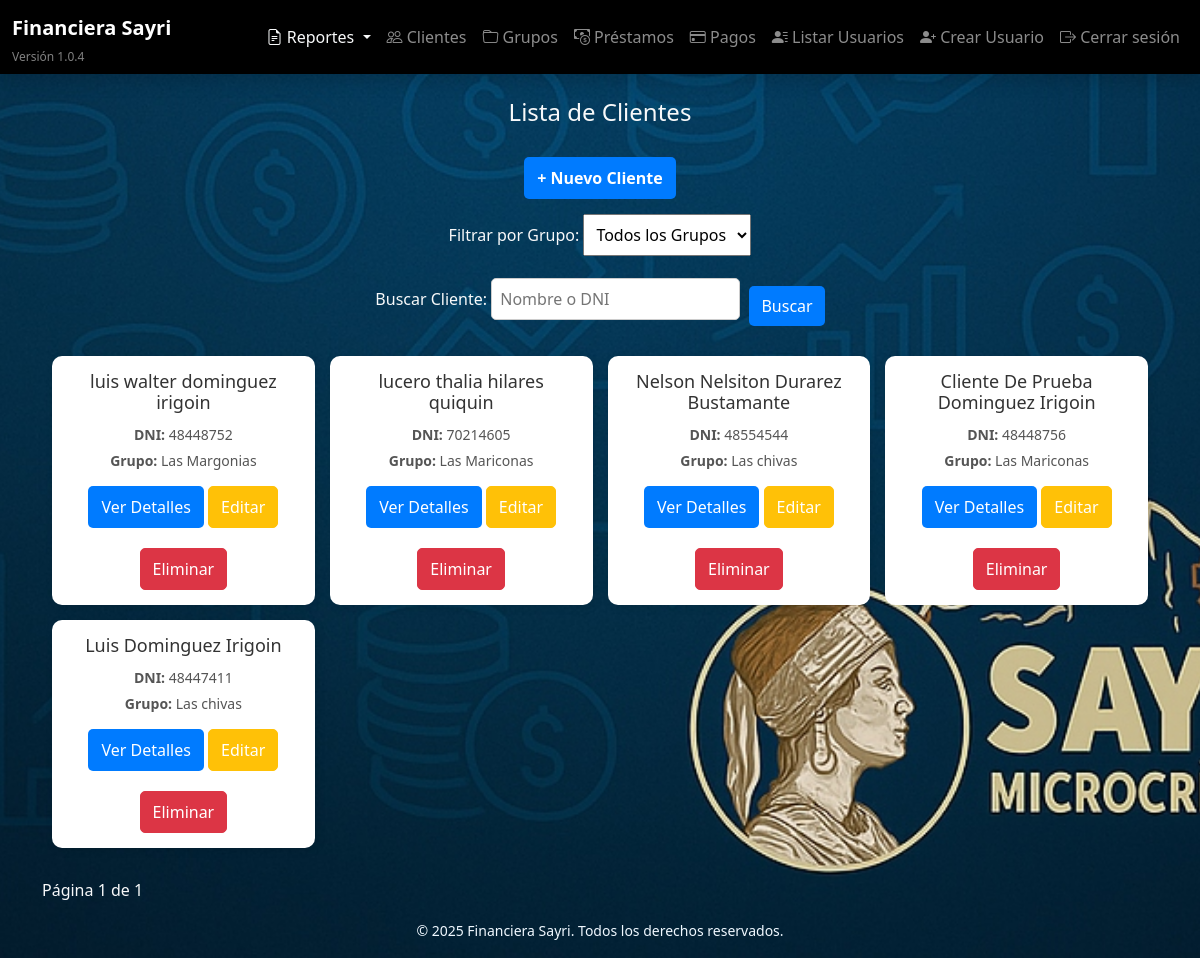
The page /clientes/ (signed in) on the database as committed earlier.
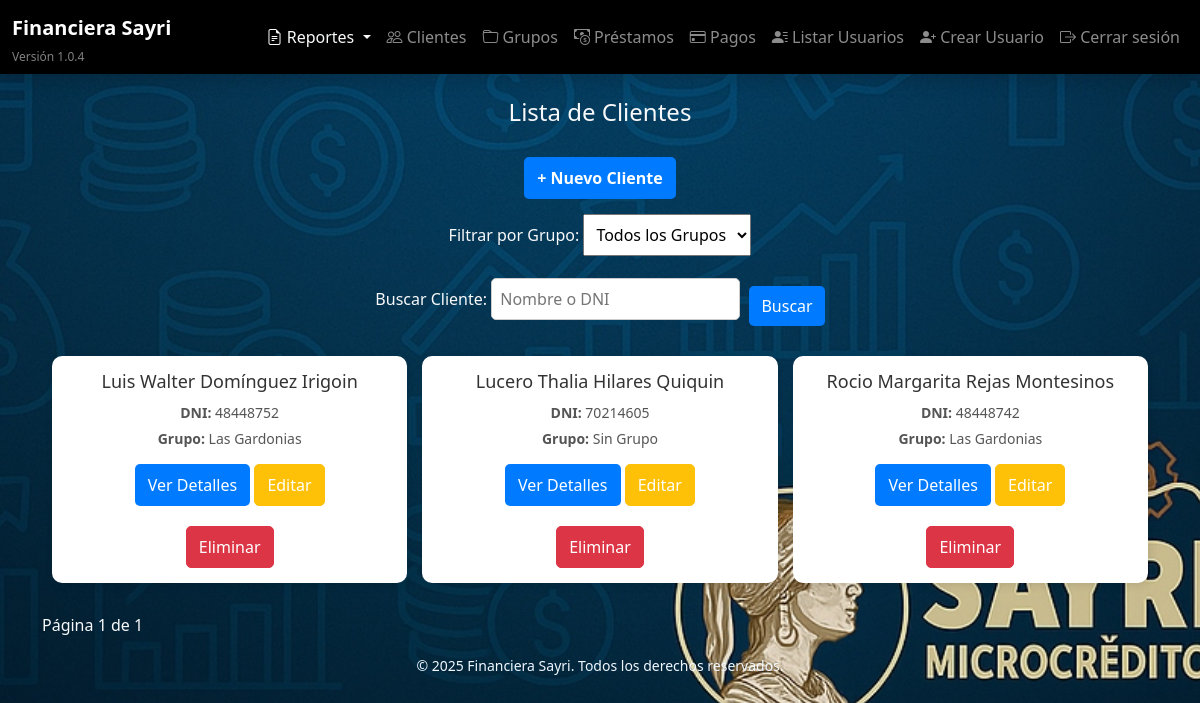
The same page on the database as committed later.
### models/cliente.py (models this page shows)
class Cliente(db.Model):
    __tablename__ = 'cliente'
    id = db.Column(db.Integer, primary_key=True)
    nombre = db.Column(db.String(100), nullable=False)
    apellido = db.Column(db.String(100), nullable=False)
    dni = db.Column(db.String(15), unique=True, nullable=False)
    celular = db.Column(db.String(20), nullable=False)
    operadora = db.Column(db.String(50))
    banco = db.Column(db.String(50))
    numero_cuenta = db.Column(db.String(50))
    fecha_registro = db.Column(db.DateTime, default=datetime.utcnow)
    grupo_id = db.Column(db.Integer, db.ForeignKey('grupo.id'), nullable=True)
    prestamos_individuales = db.relationship('PrestamoIndividual', backref='cliente', lazy=True)

### models/grupo.py (models this page shows)
class Grupo(db.Model):
    __tablename__ = 'grupo'
    id = db.Column(db.Integer, primary_key=True)
    nombre = db.Column(db.String(100), nullable=False)
    fecha_creacion = db.Column(db.DateTime, default=datetime.utcnow)
    prestamos_grupales = db.relationship('PrestamoGrupal', backref='grupo', lazy=True)
    clientes = db.relationship('Cliente', backref='grupo', lazy=True)

### routes/clientes.py (the view)
@clientes_bp.route('/')
@login_required
def lista_clientes():
    page = request.args.get('page', 1, type=int)
    grupo_id = request.args.get('grupo_id', type=int)
    search = request.args.get('search', '').strip()
    query = Cliente.query
    if grupo_id:
        query = query.filter_by(grupo_id=grupo_id)
    if search:
        query = query.filter(
            Cliente.nombre.ilike(f"%{search}%") | Cliente.dni.ilike(f"%{search}%")
        )
    clientes = query.paginate(page=page, per_page=10)  # 10 clientes por página
    grupos = Grupo.query.all()  # Obtener todos los grupos
    return render_template('clientes/lista_clientes.html', clientes=clientes, grupos=grupos, selected_grupo=grupo_id)

### templates/clientes/lista_clientes.html (shortened to what this page needs)
{% extends "base.html" %}
{% block content %}
    <h2 class="title">Lista de Clientes</h2>
    <div class="add-client-container">
        <a href="{{ url_for('clientes.nuevo_cliente') }}" class="btn btn-add">+ Nuevo Cliente</a>
    </div>
    <form method="GET" action="{{ url_for('clientes.lista_clientes') }}" class="filter-form">
        <label for="grupo_id">Filtrar por Grupo:</label>
        <select name="grupo_id" id="grupo_id" onchange="this.form.submit()">
            <option value="">Todos los Grupos</option>
        </select>
    </form>
    <form method="GET" action="{{ url_for('clientes.lista_clientes') }}" class="search-form">
        <label for="search">Buscar Cliente:</label>
        <input type="text" id="search" name="search" placeholder="Nombre o DNI" value="{{ request.args.get('search', '') }}">
        <button type="submit" class="btn btn-primary">Buscar</button>
    </form>
    <div class="clientes-grid">
        {% for cliente in clientes.items %}
            <div class="cliente-card">
                <h3>{{ cliente.nombre }} {{ cliente.apellido }}</h3>
                <p><strong>DNI:</strong> {{ cliente.dni }}</p>
                <p><strong>Grupo:</strong> {{ cliente.grupo.nombre if cliente.grupo else 'Sin Grupo' }}</p>
                <a href="{{ url_for('clientes.detalle_cliente', cliente_id=cliente.id) }}" class="btn">Ver Detalles</a>
                <a href="{{ url_for('clientes.actualizar_cliente', cliente_id=cliente.id) }}" class="btn btn-warning" style="margin-top: 10px;">
                    Editar
                </a>
                <form method="POST" action="{{ url_for('clientes.eliminar_cliente', cliente_id=cliente.id) }}" style="margin-top: 10px;">
                    <button type="submit" class="btn btn-danger" onclick="return confirm('¿Estás seguro de que deseas eliminar este cliente?')">
                        Eliminar
                    </button>
                </form>
            </div>
        {% endfor %}
    </div>
    <div class="pagination">
        <span>Página {{ clientes.page }} de {{ clientes.pages }}</span>
    </div>
{% endblock %}

Rows that differ between the two databases and show on the page:
removed Cliente: nombre "Nelson Nelsiton", apellido "Durarez Bustamante", dni "48554544", grupo "Las chivas"
removed Cliente: nombre "Cliente De Prueba", apellido "Dominguez Irigoin", dni "48448756", grupo "Las Mariconas"
removed Cliente: nombre "Luis", apellido "Dominguez Irigoin", dni "48447411", grupo "Las chivas"
changed Cliente: nombre "luis walter" → "Luis Walter"; apellido "dominguez irigoin" → "Domínguez Irigoin"; grupo "Las Margonias" → "Las Gardonias"
changed Cliente: nombre "lucero thalia" → "Lucero Thalia"; apellido "hilares quiquin" → "Hilares Quiquin"; grupo "Las Mariconas" → "Sin Grupo"
added Cliente: nombre "Rocio Margarita", apellido "Rejas Montesinos", dni "48448742", grupo "Las Gardonias"
